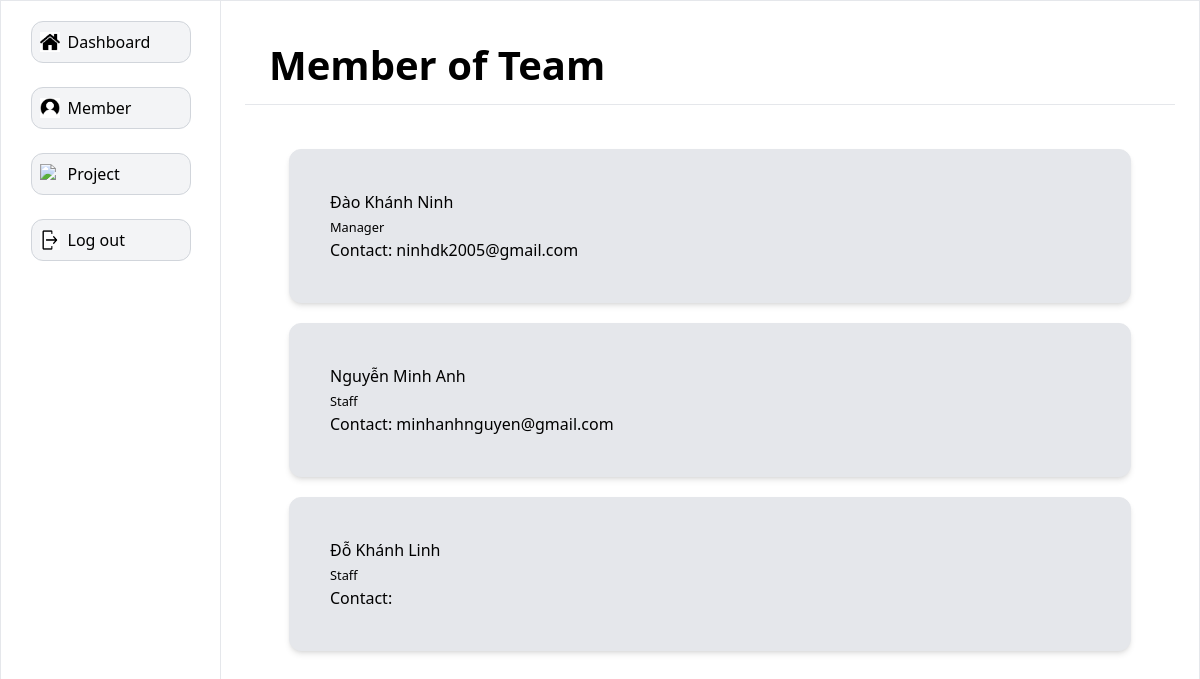
The page /member/ on the database as committed earlier.
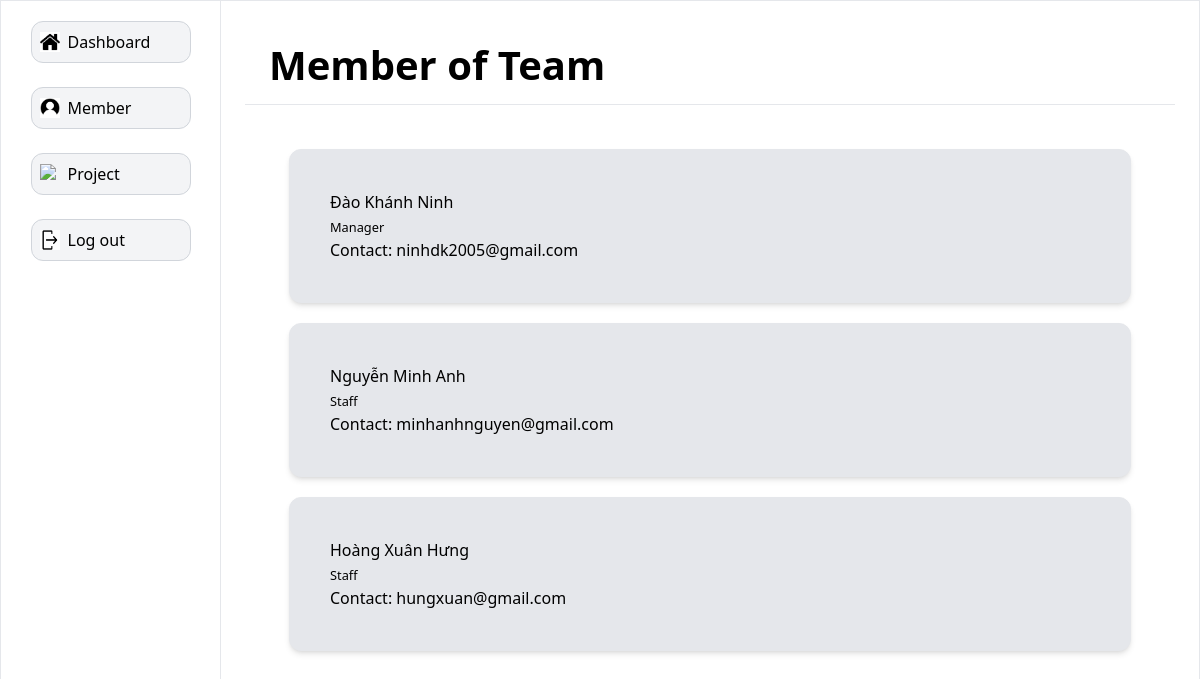
The same page on the database as committed later.
### main/models.py (models this page shows, shortened)
class Users(AbstractUser):
    gender_dict = {
        'Male': 'Male',
        'Female': 'Female'
    }
    role_dict = {
        'Manager': 'Manager',
        'Staff': 'Staff'
    }
    full_name = models.CharField(max_length=100, blank=True, null=True)
    role = models.CharField(max_length=20, blank=True, null=True, choices=role_dict)
    gender = models.CharField(max_length=50, blank=True, null=True, choices=gender_dict)
    date_of_birth = models.DateField(blank=True, null=True)

### main/views.py (the view)
# urls.py: path('member/', views.member, name='member'),
def member(request):
    current_user = Users.objects.filter(id=request.user.id)
    other_users = Users.objects.exclude(id=request.user.id)
    users = list(current_user) + list(other_users)
    context = {'users': users}
    return render(request, 'main/member.html', context=context)

### main/templates/main/member.html (shortened to what this page needs)
{% extends 'side_bar_member.html' %}
{% load static %}
{% block content %}
<div class="bg-white-200 items-center border-b border-b-gray-200 flex px-6 h-[80px] flex justify-between">
    <div><h1 class="text-[40px] font-bold">Member of Team</h1></div>
</div>
<div class="col-start-2 row-start-2 overflow-y-auto p-6 h-[calc(100vh-200px)]">
    {% for user in users %}
        <div class="flex justify-between border border-gray-200 w-auto m-[20px] rounded-xl p-10 bg bg-gray-200 shadow-md transition delay-150 duration-300 ease-in-out hover:bg-gray-300 hover:scale-100">
            <div>
                <h3>{{ user.full_name }}</h3>
                <small>{{ user.role }}</small>
                <h3>Contact: {{ user.email }}</h3>
            </div>
        </div>
    {% endfor %}
</div>
{% endblock %}

Rows that differ between the two databases and show on the page:
removed Users: full_name "Đỗ Khánh Linh", role "Staff"
added Users: full_name "Hoàng Xuân Hưng", role "Staff", email "hungxuan@gmail.com"
